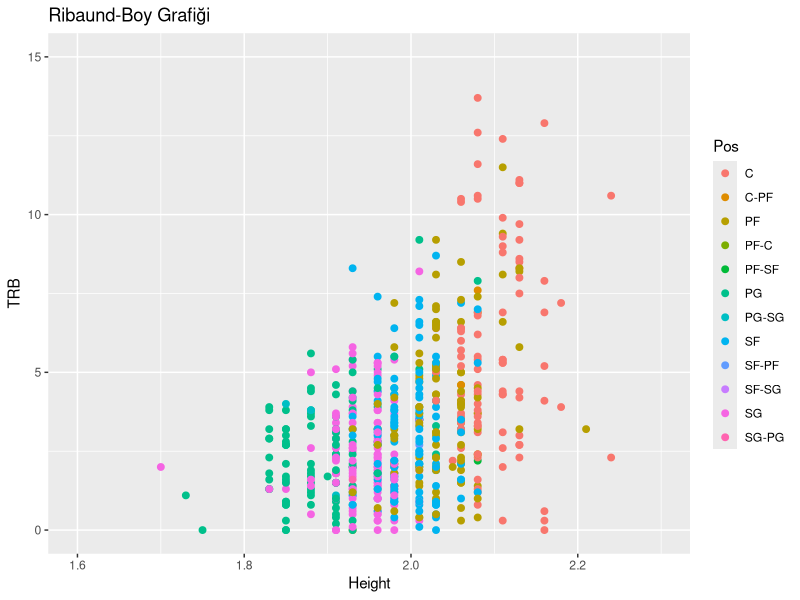
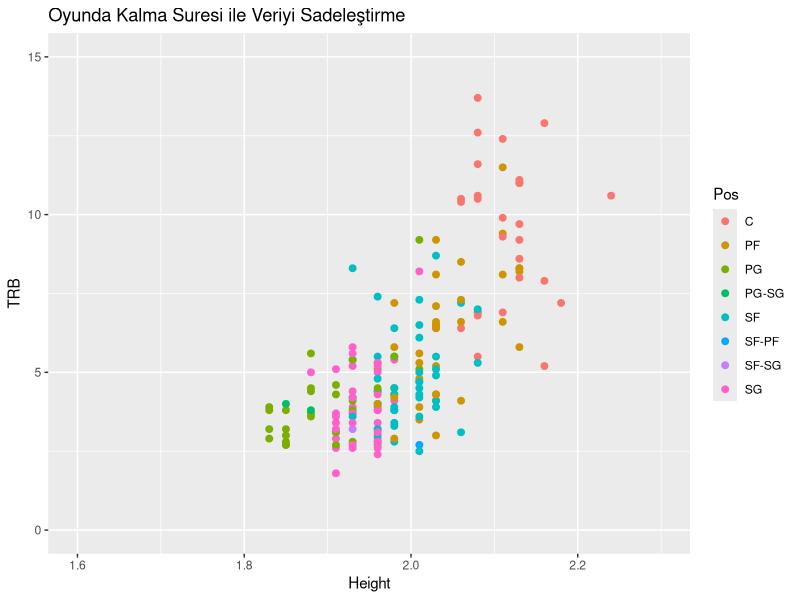
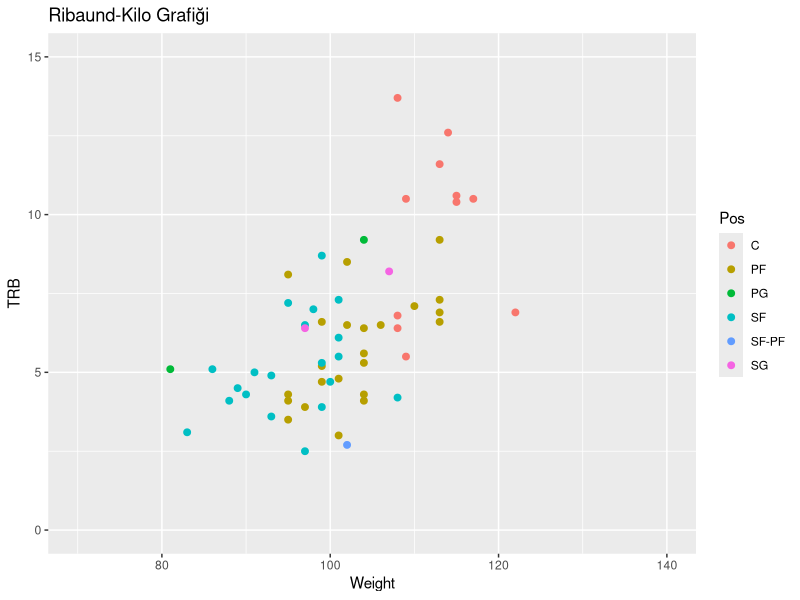
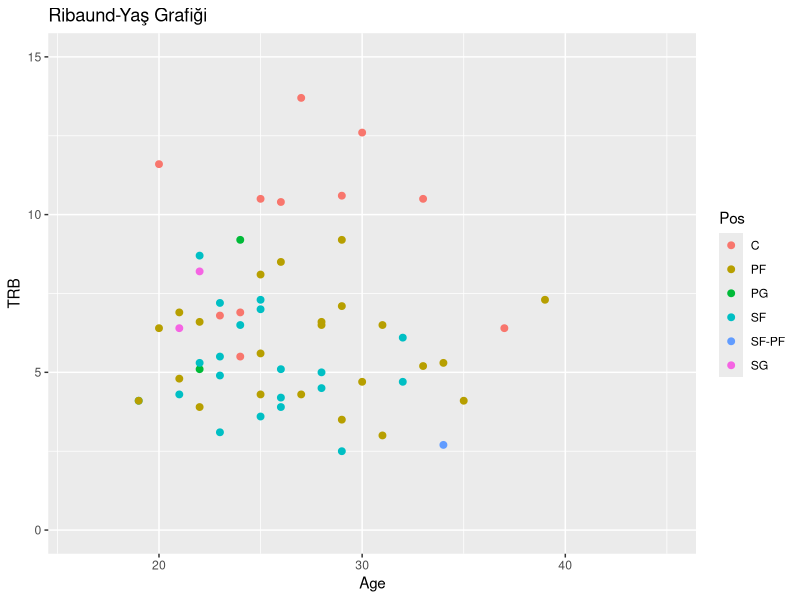
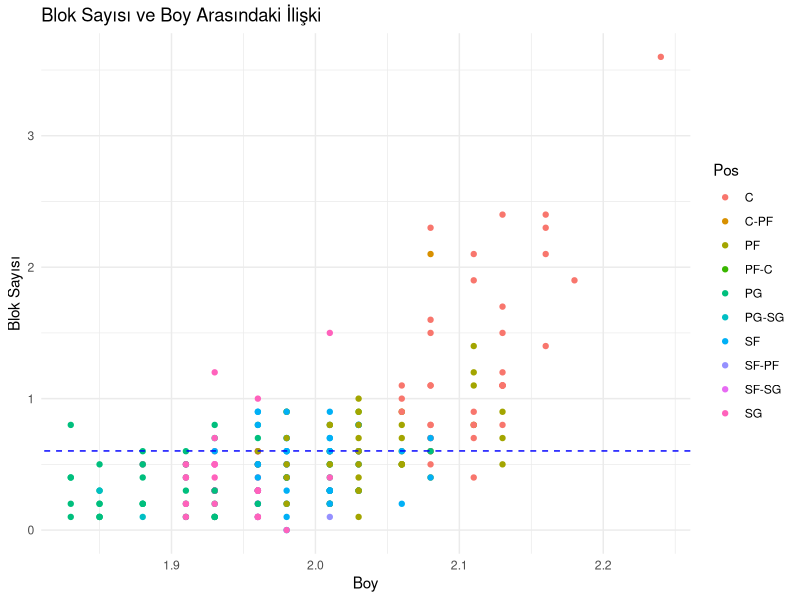
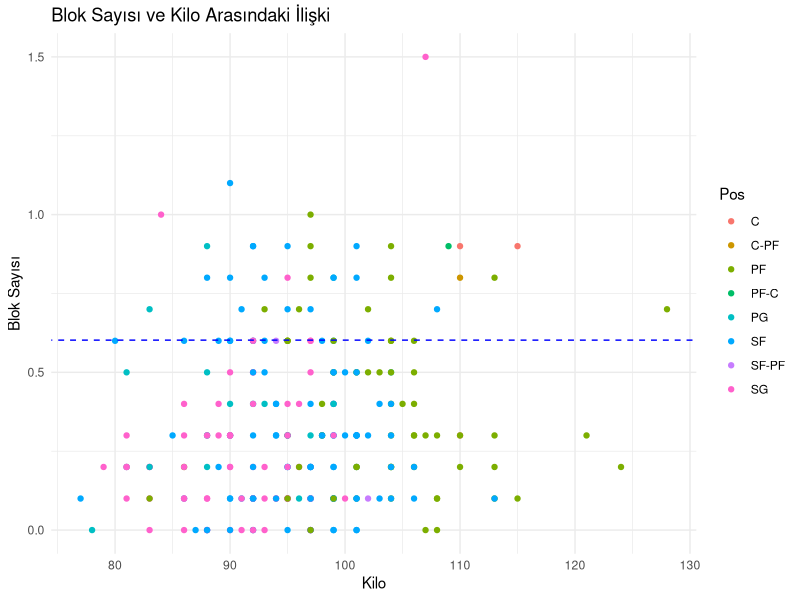
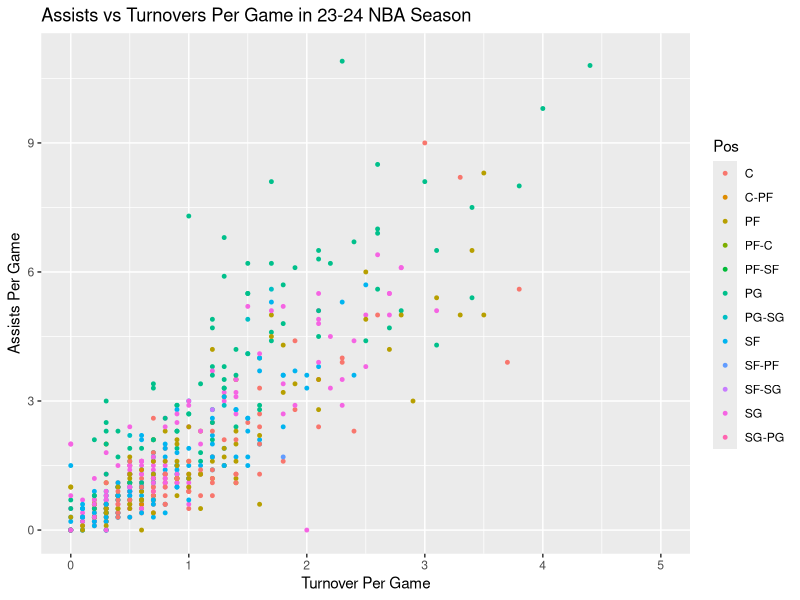
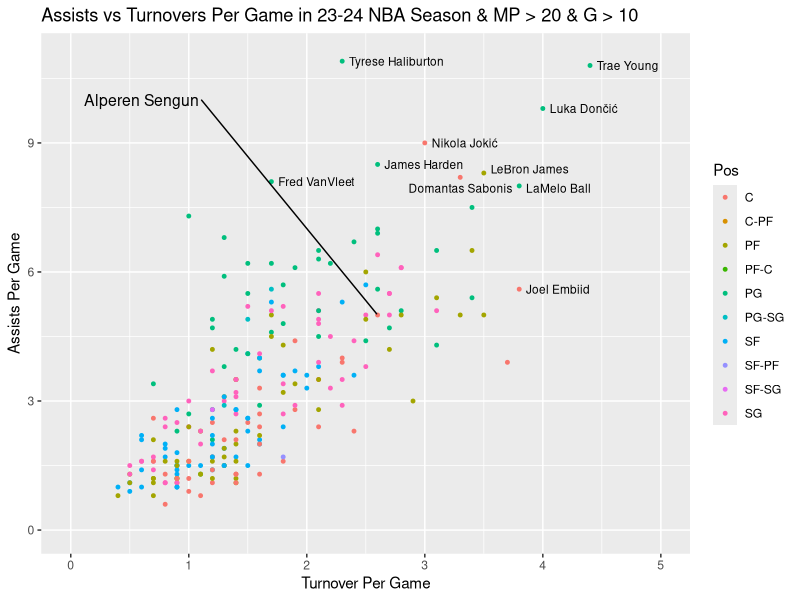

These charts were generated, in order, by the following R code:
## ---- chunk 1

# Veri setini yükleme
veri <- read.csv(file = "NBA_Dataset_yeni.csv", head = TRUE, sep=",")

#veriyi TRB sütununa göre sıralama
rebounds_data <- veri[order(veri$TRB, decreasing = TRUE),]

#Player-TRB list
TRB <- rebounds_data[,c("Player", "TRB")]

#Player-Height list
Height <- rebounds_data[,c("Player", "Height")]

#Gerekli kütüphaneleri yükleme
library(ggplot2)
library(dslabs)
library(conflicted)
# Library mesajlarını göstermeden yüklemek için eklendi
suppressPackageStartupMessages(library(tidyverse))

#Veri görselleştirme
veri %>% dplyr::filter(MP >0) %>% ggplot() + geom_point(aes(x = Height, y = TRB, color= Pos), size = 2)+ scale_x_continuous(limits = c(1.6, 2.3)) +scale_y_continuous(limits = c(0, 15)) + ggtitle("Ribaund-Boy Grafiği")

#veriyi sadeleştirme
veri %>% dplyr::filter(MP >25) %>% ggplot() + geom_point(aes(x = Height, y = TRB, color =
Pos), size = 2 )+ scale_x_continuous(limits = c(1.6, 2.3)) +scale_y_continuous(limits = c(0, 15)) + ggtitle("Oyunda Kalma Suresi ile Veriyi Sadeleştirme")

#outliers grupları filtreleme
veri %>% dplyr::filter(MP >25  & Height>2.0 & Height< 2.1) %>% ggplot() + geom_point(aes(x = Weight, y = TRB , color =Pos ), size = 2) + scale_x_continuous(limits = c(70, 140)) +scale_y_continuous(limits = c(0, 15)) + ggtitle("Ribaund-Kilo Grafiği")

veri %>% dplyr::filter(MP >25  & Height>2.0 & Height< 2.1) %>% ggplot() + geom_point(aes(x = Age, y = TRB , color =Pos), size = 2)+ scale_x_continuous(limits = c(16, 45)) +scale_y_continuous(limits = c(0, 15))+ ggtitle("Ribaund-Yaş Grafiği")


## ---- chunk 2
# Veri setini yükleme
veri <- read.csv(file = "NBA_Dataset_yeni.csv", header = TRUE, sep = ",")

# veriyi BLK sütununa göre sıralama
blok_data <- veri[order(veri$BLK, decreasing = TRUE),]

# BLK sütununa göre sıralanan veriyi alma
blok_top <- blok_data[1:572,]
BlokAnaliz <- subset(blok_top, select = c("Player", "BLK", "Height","MP","Weight"))
colnames(BlokAnaliz) <- c("oyuncu", "blok", "boy","süre","kilo")

# boy sütununu düzgün formata çevirme
BlokAnaliz$boy <- as.numeric(gsub(",", ".", BlokAnaliz$boy))

# ggplot2 kütüphanesini yükleme
library(ggplot2)
library(dslabs)
library(conflicted)
# Library mesajlarını göstermeden yüklemek için eklendi
suppressPackageStartupMessages(library(tidyverse))

# MP'ye göre filtreleme yapalım
filtreli_veri <- veri %>% dplyr::filter(MP > 20)

# Filtrelenmiş veriyi ekrana yazdırın
#print(filtreli_veri)

# Ortalama blok hesaplama
ortalama_blok <- mean(filtreli_veri$BLK)


# Scatterplot çizimi
ggplot(filtreli_veri, aes(x = Height, y = BLK, color=Pos)) +
  geom_point() +
  geom_abline(intercept = ortalama_blok, slope = 0, linetype = "dashed", color = "blue") +
  labs(title = "Blok Sayısı ve Boy Arasındaki İlişki",
       x = "Boy",
       y = "Blok Sayısı") +
  theme_minimal()

## ---- chunk 3

# Veri setini yükleme
veri <- read.csv(file = "NBA_Dataset_yeni.csv", header = TRUE, sep = ",")

# veriyi BLK sütununa göre sıralama
blok_data <- veri[order(veri$BLK, decreasing = TRUE),]

# BLK sütununa göre sıralanan veriyi alma
blok_top <- blok_data[1:572,]
BlokAnaliz <- subset(blok_top, select = c("Player", "BLK", "Height","MP","Weight"))
colnames(BlokAnaliz) <- c("oyuncu", "blok", "boy","süre","kilo")

# ggplot2 kütüphanesini yükleme
library(ggplot2)
library(dslabs)
library(conflicted)
# Library mesajlarını göstermeden yüklemek için eklendi
suppressPackageStartupMessages(library(tidyverse))


# MP'ye göre filtreleme yapalım
filtreli_veri <- veri %>%
  dplyr::filter(MP > 20)
  
  # Boya göre filtreleme yapalım
filtreli_veri2 <- dplyr::filter(veri, Height >= 1.95 & Height <= 2.05)

# Filtrelenmiş veriyi ekrana yazdırın
#print(filtreli_veri)

# Ortalama blok hesaplama
ortalama_blok <- mean(filtreli_veri$BLK)

# Scatterplot çizimi
ggplot(filtreli_veri2, aes(x = Weight, y = BLK, color=Pos)) +
  geom_point() +
  geom_abline(intercept = ortalama_blok, slope = 0, linetype = "dashed", color = "blue") +
  labs(title = "Blok Sayısı ve Kilo Arasındaki İlişki",
       x = "Kilo",
       y = "Blok Sayısı") +
  theme_minimal()
## ---- chunk 4

veri <- read.csv(file = "NBA_Dataset_yeni.csv", head = TRUE, sep = ",")

library(stringr)
library(tidyverse)
library(ggplot2)
library(dslabs)
library(ggthemes)
library(dplyr)
library(conflicted)
library(ggrepel)

assists_data <- veri[order(veri$AST, decreasing = TRUE),]

#Veri görselleştirme
veri %>% dplyr::filter(MP > 0) %>% ggplot(aes(TOV, AST)) +
  geom_point(aes(col = Pos), size = 1) +
  xlab("Turnover Per Game") +
  ylab("Assists Per Game") +
  ggtitle("Assists vs Turnovers Per Game in 23-24 NBA Season") +
  scale_x_continuous(limits = c(0, 5)) +
  scale_y_continuous(limits = c(0, 11))

#veriyi sadeleştirme

sade_veri <- veri %>% dplyr::filter(MP > 20 & G > 10)
sade_veri %>%
  ggplot(aes(TOV, AST)) +
  geom_point(aes(col = Pos), size = 1) +
  xlab("Turnover Per Game") +
  ylab("Assists Per Game") +
  ggtitle("Assists vs Turnovers Per Game in 23-24 NBA Season & MP > 20 & G > 10 ") +
  scale_x_continuous(limits = c(0, 5)) +
  scale_y_continuous(limits = c(0, 11)) +
  geom_text_repel(
    data = sade_veri %>% dplyr::filter((AST >= 8 |
                                          (Pos == 'C' &
                                             AST >= 5)) &
                                         (Player != "Alperen Sengun")),
    aes(label = Player),
    nudge_x = 0.25,
    size = 3
  ) +
  geom_text_repel(
    data = sade_veri %>% dplyr::filter(Player == "Alperen Sengun"),
    aes(label = Player),
    nudge_y = 5,
    nudge_x = -2,
    size = 4
  )


assists_top10 <- assists_data %>% top_n(10, AST)
assists_top10 %>% 
  select(Player, Pos, AST)
  
## ---- chunk 5

veri <- read.csv(file = "NBA_Dataset_yeni.csv", head = TRUE, sep = ",")

library(stringr)
library(tidyverse)
library(ggplot2)
library(dslabs)
library(ggthemes)
library(dplyr)
library(conflicted)
library(ggrepel)

#Veriye Asist/Top Kaybı sütununu ekleme
veri_ast_to_ratio <- veri %>% mutate(AT_Ratio = round(AST / TOV, 2))

#Veri görselleştirme
veri_ast_to_ratio %>% dplyr::filter(MP >0) %>% ggplot(aes(Age, AT_Ratio)) + 
  geom_point(aes(col = Pos), size = 1) +
  xlab("Age") +
  ylab("Assists/Turnovers Per Game") +
  ggtitle("Assists/Turnovers Per Game vs Age in 23-24 NBA Season") +
  scale_x_continuous(limits = c(16, 40)) +
  scale_y_continuous(limits = c(0, 10))
 
#veriyi sadeleştirme

sade_veri_ast_to_ratio <- veri_ast_to_ratio %>% dplyr::filter(MP > 20 & G > 10)
sade_veri_ast_to_ratio %>%
  ggplot(aes(Age, AT_Ratio)) +
  geom_point(aes(col = Pos), size = 1) +
  xlab("Age") +
  ylab("Assists/Turnovers Per Game") +
  ggtitle("Assists/Turnovers Per Game vs Age in 23-24 NBA Season & MP > 20 & G > 10") +
  scale_x_continuous(limits = c(16, 40)) +
  scale_y_continuous(limits = c(0, 10)) +
  geom_text_repel(
    data = sade_veri_ast_to_ratio %>% dplyr::filter(AT_Ratio >= 4),
    aes(label = Player),
    nudge_x = 0.25,
    size = 3
  )

## ---- chunk 6

veri <- read.csv(file = "NBA_Dataset_yeni.csv", head = TRUE, sep = ",")

library(stringr)
library(tidyverse)
library(ggplot2)
library(dslabs)
library(ggthemes)
library(dplyr)
library(conflicted)

#Veri görselleştirme
veri %>% dplyr::filter(MP >0) %>% ggplot(aes(Age, PTS)) + 
  geom_point(aes(col = Pos), size = 1) +
  xlab("Age") +
  ylab("Points Per Game") +
  ggtitle("Points vs Age Per Game in 23-24 NBA Season") +
  scale_x_continuous(limits = c(16, 40)) +
  scale_y_continuous(limits = c(0, 35))
 
#veriyi sadeleştirme
sade_veri_sayi <- veri %>% dplyr::filter(MP > 20 & G > 10) 
sade_veri_sayi %>% 
  ggplot(aes(Age, PTS)) + 
  geom_point(aes(col = Pos), size = 1) +
  xlab("Age") +
  ylab("Points Per Game") +
  ggtitle("Points vs Age Per Game in 23-24 NBA Season MP > 20 & G > 10") +
  scale_x_continuous(limits = c(16, 40)) +
  scale_y_continuous(limits = c(0, 35)) +
  geom_text_repel(
    data = sade_veri_sayi %>% dplyr::filter(PTS >= 30 | (Age >= 35 & PTS >= 25)),
    aes(label = Player),
    nudge_x = 0.25,
    size = 3
  )
